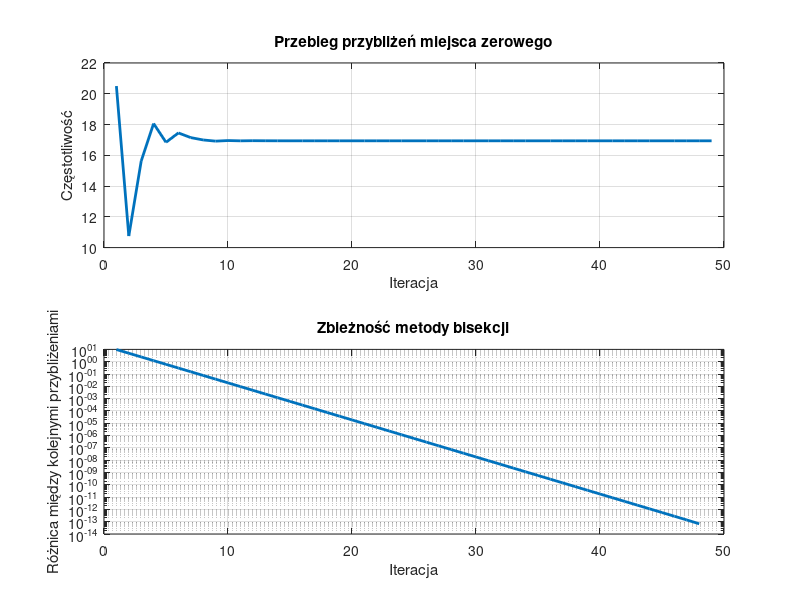

This figure's MATLAB source:
function [xvec,xdif,xsolution,ysolution,iterations] = velocity_bisection()
% Wyznacza miejsce zerowe funkcji velocity_difference metodą bisekcji.
% xvec - wektor z kolejnymi przybliżeniami miejsca zerowego, gdzie xtab(1)= (a+b)/2
% xdiff(i) = abs(xvec(i+1)-xvec(i)); wektor różnic kolejnych przybliżeń miejsca zerowego
% xsolution - obliczone miejsce zerowe
% ysolution - wartość funkcji velocity_difference wyznaczona dla t=xsolution
% iterations - liczba iteracji wykonana w celu wyznaczenia xsolution

a = 1; % lewa granica przedziału poszukiwań miejsca zerowego
b = 40; % prawa granica przedziału poszukiwań miejsca zerowego
ytolerance = 1e-12; % tolerancja wartości funkcji w przybliżonym miejscu zerowym.
% Warunek abs(f1(xsolution))<ytolerance określa jak blisko zera ma znaleźć
% się wartość funkcji w obliczonym miejscu zerowym funkcji f1(), aby obliczenia
% zostały zakończone.
max_iterations = 1000; % maksymalna liczba iteracji wykonana przez alg. bisekcji

fa = velocity_difference(a);
fb = velocity_difference(b);

xvec = [];
xdif = [];
xsolution = Inf;
ysolution = Inf;
iterations = max_iterations;

for ii=1:max_iterations
    c = (a + b) / 2;
    xvec(ii,1) = c;
    fc = velocity_difference(c);

    if ii > 1
        xdif(ii-1) = abs(xvec(ii) - xvec(ii-1));
    end

    if abs(fc) < ytolerance
        xsolution = c;
        ysolution = fc;
        iterations = ii;
        break
    end

    if fa * fc < 0
        b = c;
        fb = fc;
    else
        a = c;
        fa = fc;
    end
    
end

xdif = abs(diff(xvec));

figure;
subplot(2,1,1); 
plot(1:iterations, xvec, 'LineWidth', 2);
title("Przebieg przybliżeń miejsca zerowego");
xlabel("Iteracja");
ylabel("Częstotliwość");
grid on;

subplot(2,1,2); 
semilogy(1:iterations-1, xdif, 'LineWidth', 2);
title("Zbieżność metody bisekcji");
xlabel("Iteracja");
ylabel("Różnica między kolejnymi przybliżeniami");
grid on;

end

function velocity_delta = velocity_difference(t)
% t - czas od startu rakiety

u = 2000;
m0 = 150000;
q = 2700;
g = 1.622;
M = 700;

if t <= 0
    print("t mniejsze od 0");
end

v = u * log(m0/(m0-q*t))-g*t;
velocity_delta = v - M;

end